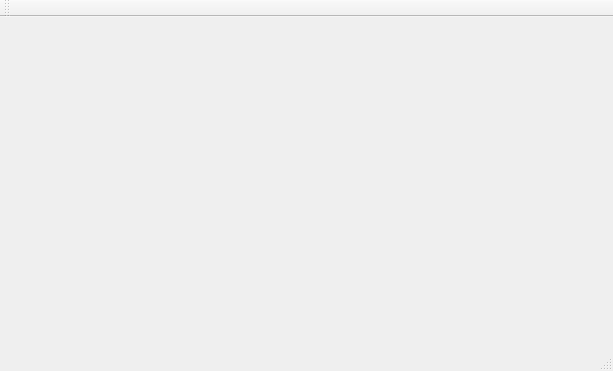
<?xml version="1.0" encoding="UTF-8"?>
<ui version="4.0">
 <class>MainWindow</class>
 <widget class="QMainWindow" name="MainWindow">
  <property name="geometry">
   <rect>
    <x>0</x>
    <y>0</y>
    <width>613</width>
    <height>371</height>
   </rect>
  </property>
  <property name="windowTitle">
   <string>Horus MLE</string>
  </property>
  <property name="windowIcon">
   <iconset resource="img.qrc">
    <normaloff>:/img/main.png</normaloff>:/img/main.png</iconset>
  </property>
  <widget class="QWidget" name="centralWidget"/>
  <widget class="QMenuBar" name="menuBar">
   <property name="geometry">
    <rect>
     <x>0</x>
     <y>0</y>
     <width>613</width>
     <height>20</height>
    </rect>
   </property>
  </widget>
  <widget class="QToolBar" name="mainToolBar">
   <attribute name="toolBarArea">
    <enum>TopToolBarArea</enum>
   </attribute>
   <attribute name="toolBarBreak">
    <bool>false</bool>
   </attribute>
  </widget>
  <widget class="QStatusBar" name="statusBar"/>
 </widget>
 <layoutdefault spacing="6" margin="11"/>
 <resources>
  <include location="img.qrc"/>
 </resources>
 <connections/>
</ui>
